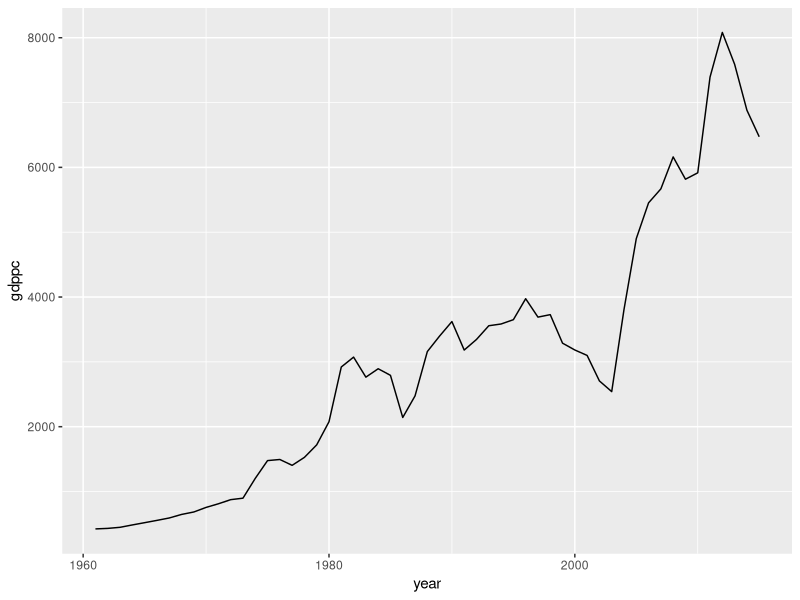
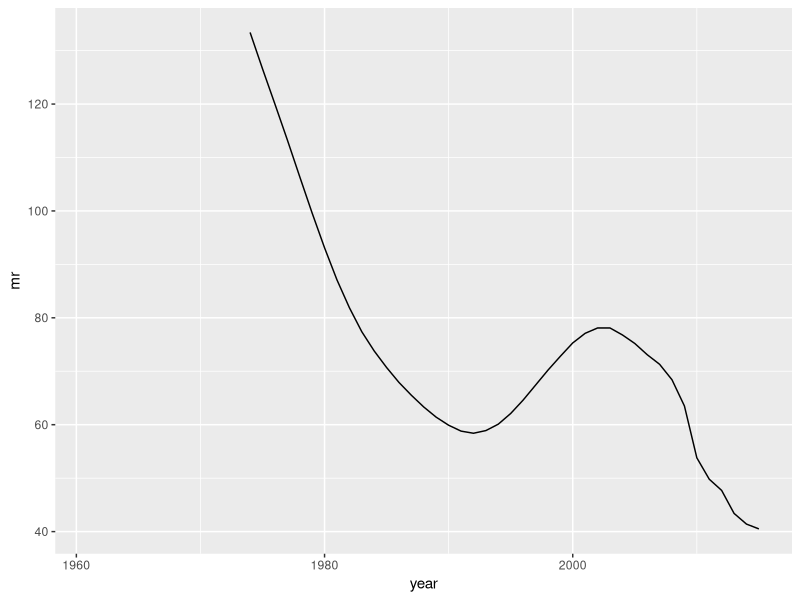
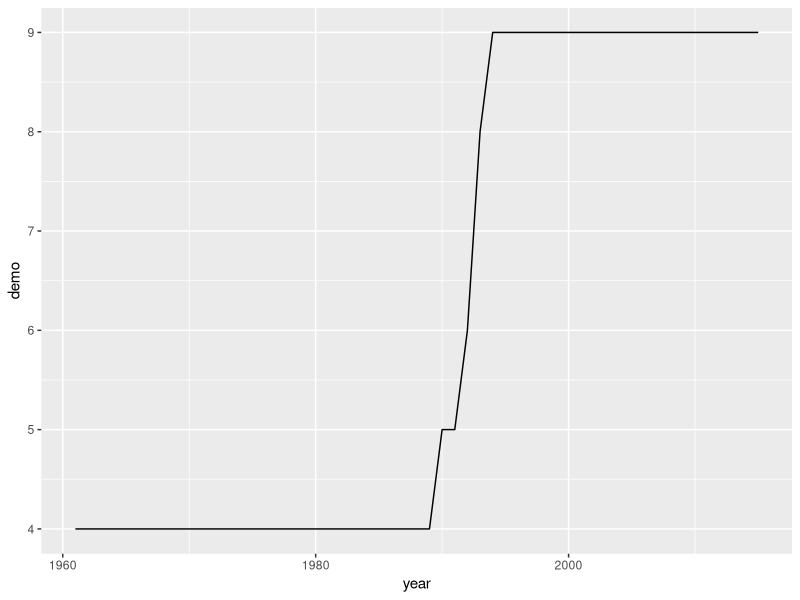

Generate these figures, in order, with R:
## ---- chunk 1
knitr::opts_chunk$set(echo = TRUE)
library(ggplot2)
## ---- chunk 2
df <- read.csv("SA.csv", header = TRUE, sep = ",")
ggplot(df, aes(year, gdppc)) + geom_line()
ggplot(df, aes(year, mr)) + geom_line()
ggplot(df, aes(year, demo)) + geom_line()

fit <- lm(demo ~ gdppc + pe+mr+gini, data=df)
summary(fit)

fit2 <- lm(gdppc ~ demo + pe+mr+gini, data=df)
summary(fit2)


## ---- chunk 3


